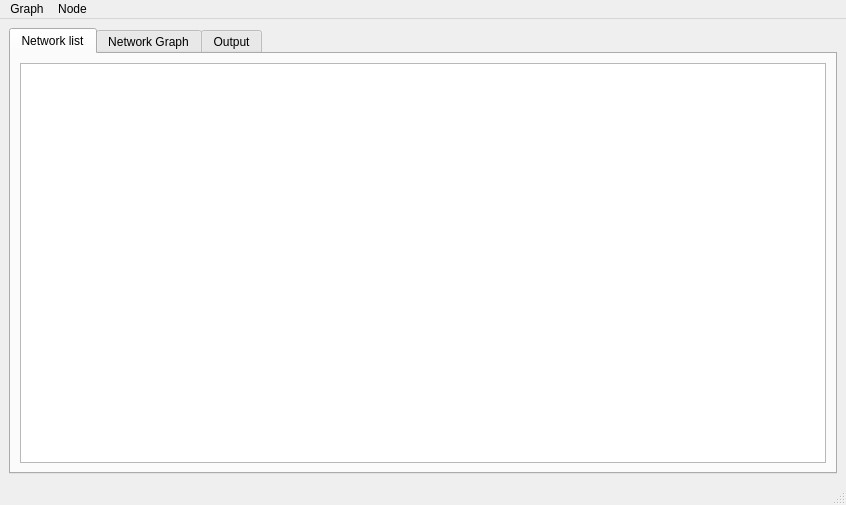
<?xml version="1.0" encoding="UTF-8"?>
<ui version="4.0">
 <class>MainWindow</class>
 <widget class="QMainWindow" name="MainWindow">
  <property name="geometry">
   <rect>
    <x>0</x>
    <y>0</y>
    <width>846</width>
    <height>505</height>
   </rect>
  </property>
  <property name="windowTitle">
   <string>MeshMesh Network Manager</string>
  </property>
  <widget class="QWidget" name="centralwidget">
   <layout class="QVBoxLayout" name="verticalLayout_2">
    <item>
     <widget class="QTabWidget" name="tabWidget">
      <property name="currentIndex">
       <number>0</number>
      </property>
      <widget class="QWidget" name="tabNetworkList">
       <attribute name="title">
        <string>Network list</string>
       </attribute>
       <layout class="QVBoxLayout" name="verticalLayout">
        <item>
         <widget class="QTableView" name="devicesTable">
          <property name="editTriggers">
           <set>QAbstractItemView::NoEditTriggers</set>
          </property>
          <property name="alternatingRowColors">
           <bool>true</bool>
          </property>
          <property name="selectionMode">
           <enum>QAbstractItemView::SingleSelection</enum>
          </property>
          <property name="selectionBehavior">
           <enum>QAbstractItemView::SelectRows</enum>
          </property>
         </widget>
        </item>
       </layout>
      </widget>
      <widget class="QWidget" name="tabNetworkGraph">
       <attribute name="title">
        <string>Network Graph</string>
       </attribute>
       <layout class="QVBoxLayout" name="verticalLayout_3"/>
      </widget>
      <widget class="QWidget" name="tabOutput">
       <attribute name="title">
        <string>Output</string>
       </attribute>
       <layout class="QVBoxLayout" name="verticalLayout_4">
        <item>
         <widget class="QTextEdit" name="textEdit">
          <property name="readOnly">
           <bool>true</bool>
          </property>
          <property name="acceptRichText">
           <bool>false</bool>
          </property>
          <property name="textInteractionFlags">
           <set>Qt::TextSelectableByMouse</set>
          </property>
         </widget>
        </item>
       </layout>
      </widget>
     </widget>
    </item>
   </layout>
  </widget>
  <widget class="QMenuBar" name="menubar">
   <property name="geometry">
    <rect>
     <x>0</x>
     <y>0</y>
     <width>846</width>
     <height>30</height>
    </rect>
   </property>
   <widget class="QMenu" name="menuGraph">
    <property name="title">
     <string>Graph</string>
    </property>
    <addaction name="actionLoadGraph"/>
    <addaction name="actionSaveGraph"/>
    <addaction name="actionSaveGraphAs"/>
   </widget>
   <widget class="QMenu" name="menuNode">
    <property name="title">
     <string>Node</string>
    </property>
    <addaction name="actionDiscovery"/>
    <addaction name="actionAddNode"/>
    <addaction name="actionDeleteNode"/>
   </widget>
   <addaction name="menuGraph"/>
   <addaction name="menuNode"/>
  </widget>
  <widget class="QStatusBar" name="statusbar"/>
  <action name="actionDiscovery">
   <property name="text">
    <string>Discovery</string>
   </property>
  </action>
  <action name="actionDeleteNode">
   <property name="text">
    <string>Delete node</string>
   </property>
  </action>
  <action name="actionSaveGraph">
   <property name="text">
    <string>Save Graph</string>
   </property>
  </action>
  <action name="actionLoadGraph">
   <property name="text">
    <string>Load Graph</string>
   </property>
  </action>
  <action name="actionSaveGraphAs">
   <property name="text">
    <string>Save Grpah As</string>
   </property>
  </action>
  <action name="actionAddNode">
   <property name="text">
    <string>Add node</string>
   </property>
  </action>
 </widget>
 <resources/>
 <connections/>
</ui>
